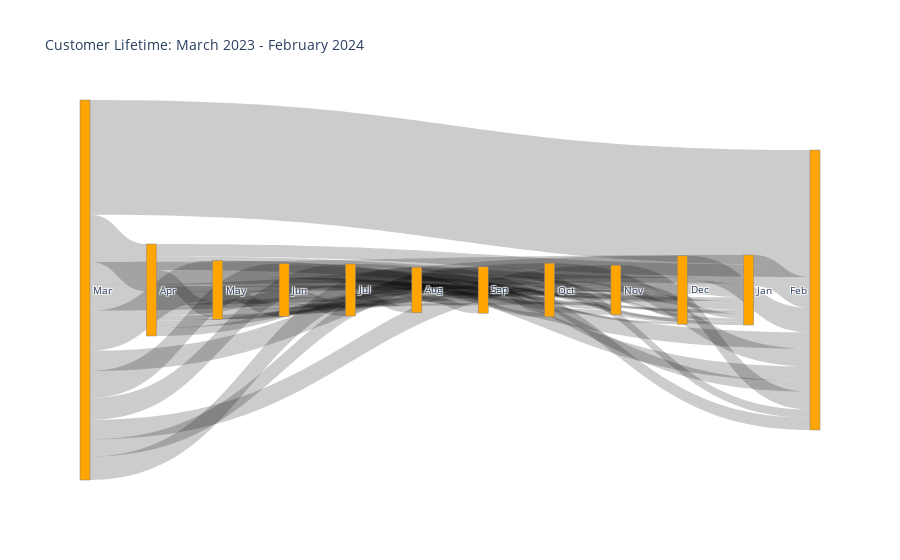

The notebook cell saved with this chart:
### Code cell
fig = go.Figure(data=[go.Sankey(
    node = dict(
      pad = 100,
      thickness = 10,
      line = dict(color = "gray", width = 0.5),
      # label = ["3", "4", "5", "6","7", "8", "9", "10", "11", "12", "1", "2"],
      label = ["Mar", "Apr", "May", "Jun","Jul",\
        "Aug", "Sep", "Oct", "Nov", "Dec", "Jan", "Feb"],
      color = "orange"
    ),
    link = dict(
      source =le.transform(source_target_value.month_x.tolist()),
      target = le.transform(source_target_value.month_y.tolist()),
      value = source_target_value.AccountIdentifier.tolist(),
      hovercolor=["black"],
  ))])

fig.update_layout(title_text="Customer Lifetime: March 2023 - February 2024", font_size=10)
fig.show()

### Figure 1 — Plotly figure (JSON) as saved in the notebook; plotly's stock layout.template omitted (floating-point values rounded to 4 significant figures)
{"data": [{"link": {"hovercolor": ["black"], "source": [0, 0, 0, 0, 0, 0, 0, 0, 0, 0, 0, 1, 1, 1, 1, 1, 1, 1, 1, 1, 1, 2, 2, 2, 2, 2, 2, 2, 2, 2, 3, 3, 3, 3, 3, 3, 3, 3, 4, 4, 4, 4, 4, 4, 4, 5, 5, 5, 5, 5, 5, 6, 6, 6, 6, 6, 7, 7, 7, 7, 8, 8, 8, 9, 9, 10], "target": [1, 2, 3, 4, 5, 6, 7, 8, 9, 10, 11, 2, 3, 4, 5, 6, 7, 8, 9, 10, 11, 3, 4, 5, 6, 7, 8, 9, 10, 11, 4, 5, 6, 7, 8, 9, 10, 11, 5, 6, 7, 8, 9, 10, 11, 6, 7, 8, 9, 10, 11, 7, 8, 9, 10, 11, 8, 9, 10, 11, 9, 10, 11, 10, 11, 11], "value": [58, 49, 33, 27, 29, 21, 25, 24, 32, 28, 141, 20, 16, 13, 10, 9, 7, 6, 10, 7, 15, 16, 6, 4, 8, 4, 6, 3, 5, 20, 18, 5, 4, 5, 3, 6, 3, 18, 8, 6, 9, 2, 4, 2, 13, 9, 5, 6, 3, 4, 15, 11, 5, 6, 4, 10, 9, 2, 10, 22, 18, 6, 22, 17, 30, 38]}, "node": {"color": "orange", "label": ["Mar", "Apr", "May", "Jun", "Jul", "Aug", "Sep", "Oct", "Nov", "Dec", "Jan", "Feb"], "line": {"color": "gray", "width": 0.5}, "pad": 100, "thickness": 10}, "type": "sankey"}], "layout": {"font": {"size": 10}, "title": {"text": "Customer Lifetime: March 2023 - February 2024"}}}
